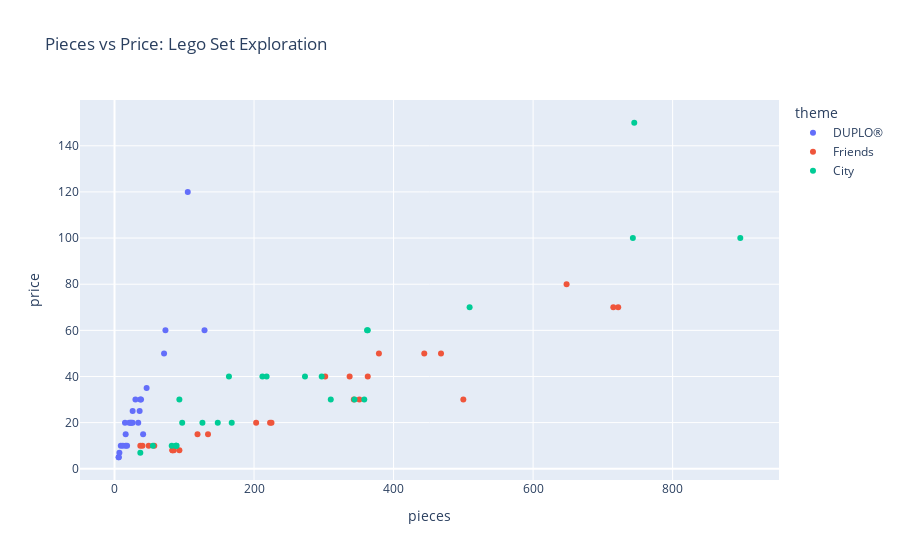

Write notebook code for a chart like this one.
### Markdown cell above
Our goal is to answer the questions:

Do the more expensive sets have more pieces?
What is the most expensive set?
Are there any differences between the themes?


(a) Make a scatter plot of the number of pieces vs the price. Color the data by the lego theme and add the set name as your hover_data.
For help with this one - look at Day3.


Your plot should include labels for the axis and a descriptive title.


(b) Answer the three questions by describing what you see in the graph. Comment on any points that look like outliers.

***Yes, in all catagories the more expensive sets tend to have more pieces, although there are some like the advent calender which had more pieces that usual for a set at that price point.***

***The most expensive set is the Ocean Exploration ship at 149.99 and 745 pieces.***

***DUPLO to me doesnt count because the pieces are so much bigger and therefore have more material in them to allow them to have a larger price. Friends has similar pieces but the minifigures are different, maybe they cost less to produce?***

### Code cell
fig = px.scatter(
    DF,
    x='pieces',
    y='price',
    color='theme',        
    hover_name='set_name',     
    title='Pieces vs Price: Lego Set Exploration', 
)

fig.show()

### Figure 1 — Plotly figure (JSON) as saved in the notebook; plotly's stock layout.template omitted (floating-point values rounded to 4 significant figures)
{"data": [{"hovertemplate": "<b>%{hovertext}</b><br><br>theme=DUPLO®<br>pieces=%{x}<br>price=%{y}<extra></extra>", "hovertext": ["My First Ladybird", "My First Race Car", "My First Celebration", "Large Playground Brick Box", "Farmers' Market", "Farm Animals", "Train Bridge and Tracks", "Cargo Train", "Spider-Man & Hulk Adventures", "Rapunzel's Tower", "Train Tracks", "My First Fun Puzzle", "My First Car Creations", "Fire Truck", "Baby Animals", "Tropical Island", "Plane", "Submarine Adventure", "Alphabet Truck", "Tow Truck", "Super Heroes Lab", "Bedroom", "Pizza Stand", "Bakery", "Modular Playhouse"], "legendgroup": "DUPLO®", "marker": {"color": "#636efa", "symbol": "circle"}, "mode": "markers", "name": "DUPLO®", "orientation": "v", "showlegend": true, "type": "scatter", "x": [6, 6, 41, 71, 26, 16, 26, 105, 38, 37, 23, 15, 34, 21, 9, 73, 12, 24, 36, 7, 30, 16, 18, 46, 129], "xaxis": "x", "y": [4.99, 4.99, 14.99, 49.99, 19.99, 9.99, 24.99, 120.0, 29.99, 29.99, 19.99, 19.99, 19.99, 19.99, 9.99, 59.99, 9.99, 19.99, 24.99, 6.99, 29.99, 14.99, 9.99, 34.99, 59.99], "yaxis": "y"}, {"hovertemplate": "<b>%{hovertext}</b><br><br>theme=Friends<br>pieces=%{x}<br>price=%{y}<extra></extra>", "hovertext": ["Stephanie's Soccer Practice", "Olivia's Mission Vehicle", "Mia's Tree House", "Friendship House", "Friends Advent Calendar", "Stephanie's Heart Box", "Mia's Heart Box", "Mia's Forest Adventures", "Stephanie's Obstacle Course", "Mia's House", "Andrea's Pool Party", "Turtles Rescue Mission", "Dolphins Rescue Mission", "Andrea's Summer Heart Box", "Olivia's Summer Heart Box", "Heartlake City Hospital", "Puppy Playground", "Andrea's Play Cube - Singer", "Mia's Play Cube - Veterinarian", "Mia's Play Cube - Cinema", "Baby Elephant Jungle Rescue", "Tiger Hot Air Balloon Jungle Rescue", "Jungle Rescue Base", "Emma's Fashion Shop", "Beach House"], "legendgroup": "Friends", "marker": {"color": "#EF553B", "symbol": "circle"}, "mode": "markers", "name": "Friends", "orientation": "v", "showlegend": true, "type": "scatter", "x": [119, 223, 351, 722, 500, 85, 83, 134, 337, 715, 468, 225, 363, 83, 93, 379, 57, 49, 40, 37, 203, 302, 648, 343, 444], "xaxis": "x", "y": [14.99, 19.99, 29.99, 69.99, 29.99, 7.99, 7.99, 14.99, 39.99, 69.99, 49.99, 19.99, 39.99, 7.99, 7.99, 49.99, 9.99, 9.99, 9.99, 9.99, 19.99, 39.99, 79.99, 29.99, 49.99], "yaxis": "y"}, {"hovertemplate": "<b>%{hovertext}</b><br><br>theme=City<br>pieces=%{x}<br>price=%{y}<extra></extra>", "hovertext": ["Off-Road Chase", "Mountain Fugitives", "Dirt Road Pursuit", "Pickup & Caravan", "Heavy Cargo Transport", "Mining Team", "People Pack - Outdoor Adventures", "Parachute Arrest", "Dock Side Fire", "Fire Station", "Fire Plane", "Construction Loader", "Diving Yacht", "Harvester Transport", "Mars Research Shuttle", "Police Helicopter Chase", "Police Monster Truck Heist", "Police Station", "Fire Helicopter Response", "Street Sweeper", "Monster Truck", "Construction Bulldozer", "Tuning Workshop", "Ocean Exploration Ship", "Safari Off-Roader"], "legendgroup": "City", "marker": {"color": "#00cc96", "symbol": "circle"}, "mode": "markers", "name": "City", "orientation": "v", "showlegend": true, "type": "scatter", "x": [37, 88, 297, 344, 310, 82, 164, 218, 97, 509, 363, 88, 148, 358, 273, 212, 362, 743, 93, 89, 55, 126, 897, 745, 168], "xaxis": "x", "y": [6.99, 9.99, 39.99, 29.99, 29.99, 9.99, 39.99, 39.99, 19.99, 69.99, 59.99, 9.99, 19.99, 29.99, 39.99, 39.99, 59.99, 99.99, 29.99, 9.99, 9.99, 19.99, 99.99, 150.0, 19.99], "yaxis": "y"}], "layout": {"legend": {"title": {"text": "theme"}, "tracegroupgap": 0}, "title": {"text": "Pieces vs Price: Lego Set Exploration"}, "xaxis": {"anchor": "y", "domain": [0, 1], "title": {"text": "pieces"}}, "yaxis": {"anchor": "x", "domain": [0, 1], "title": {"text": "price"}}}}
